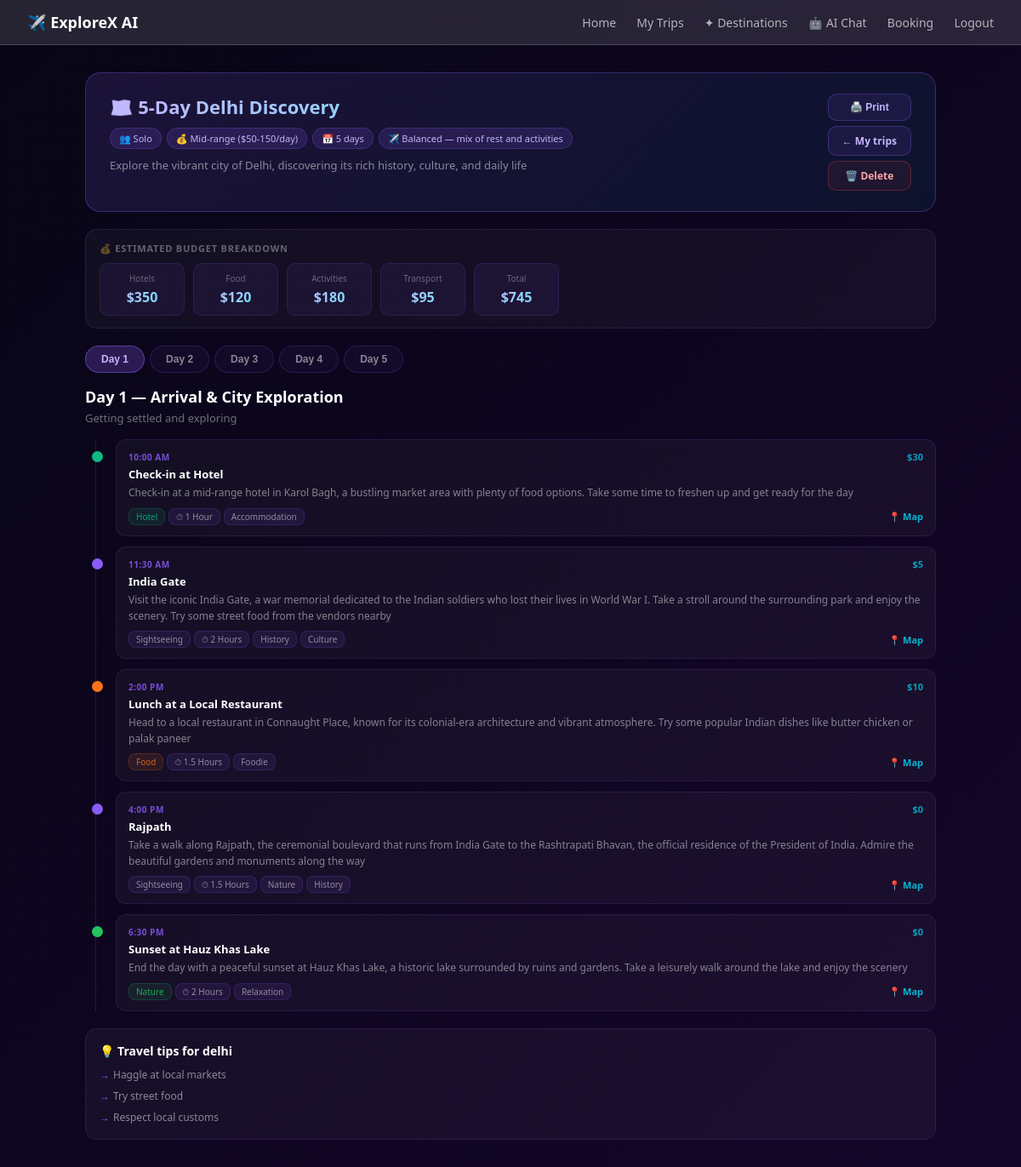
The page /itinerary/1/ (signed in) on the database its author committed.
### itinerary/models.py (models this page shows, shortened)
class Itinerary(models.Model):
    user = models.ForeignKey(settings.AUTH_USER_MODEL, on_delete=models.CASCADE)
    destination = models.CharField(max_length=200)
    start_date = models.DateField()
    duration_days = models.IntegerField()
    travellers = models.CharField(max_length=100)
    budget = models.CharField(max_length=100)
    travel_style = models.CharField(max_length=100)
    interests = models.JSONField(default=list)
    itinerary_data = models.JSONField(default=dict)
    created_at = models.DateTimeField(auto_now_add=True)
    class Meta:
        ordering = ['-created_at']

### itinerary/views.py (the view)
# urls.py: path('<int:pk>/', views.itinerary_detail, name='detail'),
@login_required(login_url='/users/login/')
def itinerary_detail(request, pk):
    itinerary = get_object_or_404(Itinerary, pk=pk, user=request.user)
    return render(request, 'itinerary/detail.html', {'itinerary': itinerary})

### templates/itinerary/detail.html (shortened to what this page needs)
{% extends "base.html" %}
{% block content %}
<div class="detail-page">
  {% with data=itinerary.itinerary_data %}
  <div class="trip-banner">
    <div>
      <h1>🗺️ {{ data.trip_title|default:itinerary.destination }}</h1>
      <div class="trip-pills">
        <span class="pill">👥 {{ itinerary.travellers }}</span>
        <span class="pill">💰 {{ itinerary.budget }}</span>
        <span class="pill">📅 {{ itinerary.duration_days }} days</span>
        <span class="pill">✈️ {{ itinerary.travel_style }}</span>
      </div>
      {% if data.summary %}
        <p class="trip-summary">{{ data.summary }}</p>
      {% endif %}
    </div>
    <div class="banner-actions">
      <button onclick="window.print()" class="btn-act">🖨️ Print</button>
      <a href="{% url 'itinerary:home' %}" class="btn-act">← My trips</a>
      <a href="{% url 'itinerary:delete' itinerary.pk %}"
         class="btn-act danger"
         onclick="return confirm('Delete this itinerary?')">🗑️ Delete</a>
    </div>
  </div>
  {% if data.budget_breakdown %}
  <div class="budget-card">
    <div class="budget-label">💰 Estimated budget breakdown</div>
    <div class="budget-grid">
      {% for key, val in data.budget_breakdown.items %}
        <div class="b-item">
          <div class="b-key">{{ key|title }}</div>
          <div class="b-val">{{ val }}</div>
        </div>
      {% endfor %}
    </div>
  </div>
  {% endif %}
  <div class="day-tabs" id="day-tabs">
    {% for day in data.days %}
      <button class="dtab {% if forloop.first %}active{% endif %}"
              onclick="showDay({{ forloop.counter0 }}, this)">
        Day {{ day.day }}
      </button>
    {% endfor %}
  </div>
  {% for day in data.days %}
  <div class="day-panel {% if forloop.first %}active{% endif %}" id="day-{{ forloop.counter0 }}">
    <div class="day-header">
      <h2>Day {{ day.day }} — {{ day.title }}</h2>
      {% if day.theme %}<p>{{ day.theme }}</p>{% endif %}
    </div>
    <div class="timeline">
      {% for act in day.activities %}
      <div class="t-item">
        <div class="t-dot {{ act.category }}"></div>
        <div class="t-card">
          <div class="t-row">
            <div class="t-time">{{ act.time }}</div>
            {% if act.cost %}<div class="t-cost">{{ act.cost }}</div>{% endif %}
          </div>
          <div class="t-title">{{ act.title }}</div>
          <div class="t-desc">{{ act.description }}</div>
          <div class="t-footer">
            <div class="t-tags">
              {% if act.category %}<span class="ttag {{ act.category }}">{{ act.category }}</span>{% endif %}
              {% if act.duration %}<span class="ttag">⏱ {{ act.duration }}</span>{% endif %}
              {% for tag in act.tags %}<span class="ttag">{{ tag }}</span>{% endfor %}
            </div>
            {% if act.map_url %}
              <a href="{{ act.map_url }}" target="_blank" class="map-link">📍 Map</a>
            {% endif %}
          </div>
        </div>
      </div>
      {% endfor %}
    </div>
  </div>
  {% endfor %}
  {% if data.tips %}
  <div class="tips-card">
    <h3>💡 Travel tips for {{ itinerary.destination }}</h3>
    <ul>
      {% for tip in data.tips %}
        <li>{{ tip }}</li>
      {% endfor %}
    </ul>
  </div>
  {% endif %}
  {% endwith %}
</div>
{% endblock %}

### templates/base.html (style rules this page uses)
* { box-sizing:border-box;margin:0;padding:0 }
body { font-family:'Segoe UI',system-ui,sans-serif;min-height:100vh;background:#0f0c29;position:relative;overflow-x:hidden }

### rows shown on the page
Itinerary: trip_title "5-Day Delhi Discovery", travellers "Solo", budget "Mid-range ($50-150/day)", duration_days "5", travel_style "Balanced — mix of rest and activities", destination "delhi"

### other values the page prints
{{ data.summary }} "Explore the vibrant city of Delhi, discovering its rich history, culture, and daily life"
{{ key|title }} "Hotels" "Food" "Activities" "Transport" "Total"
{{ val }} "$350" "$120" "$180" "$95" "$745"
{{ day.day }} "1" "2" "3" "4" "5"
{{ day.day }} "1"
{{ day.title }} "Arrival & City Exploration"
{{ day.theme }} "Getting settled and exploring"
{{ act.time }} "10:00 AM" "11:30 AM" "2:00 PM" "4:00 PM" "6:30 PM"
{{ act.cost }} "$30" "$5" "$10" "$0" "$0"
{{ act.title }} "Check-in at Hotel" "India Gate" "Lunch at a Local Restaurant" "Rajpath" "Sunset at Hauz Khas Lake"
{{ act.description }} "Check-in at a mid-range hotel in Karol Bagh, a bustling market area with plenty of food options. Take some time to freshen up and get ready for the day" "Head to a local restaurant in Connaught Place, known for its colonial-era architecture and vibrant atmosphere. Try some popular Indian dishes like butter chicken or palak paneer" "End the day with a peaceful sunset at Hauz Khas Lake, a historic lake surrounded by ruins and gardens. Take a leisurely walk around the lake and enjoy the scenery"
{{ act.category }} "Hotel" "Sightseeing" "Food" "Sightseeing" "Nature"
{{ act.duration }} "1 Hour" "2 Hours" "1.5 Hours" "1.5 Hours" "2 Hours"
{{ tag }} "Accommodation" "History" "Culture" "Foodie" "Nature" "History" "Relaxation"
{{ tip }} "Haggle at local markets" "Try street food" "Respect local customs"
